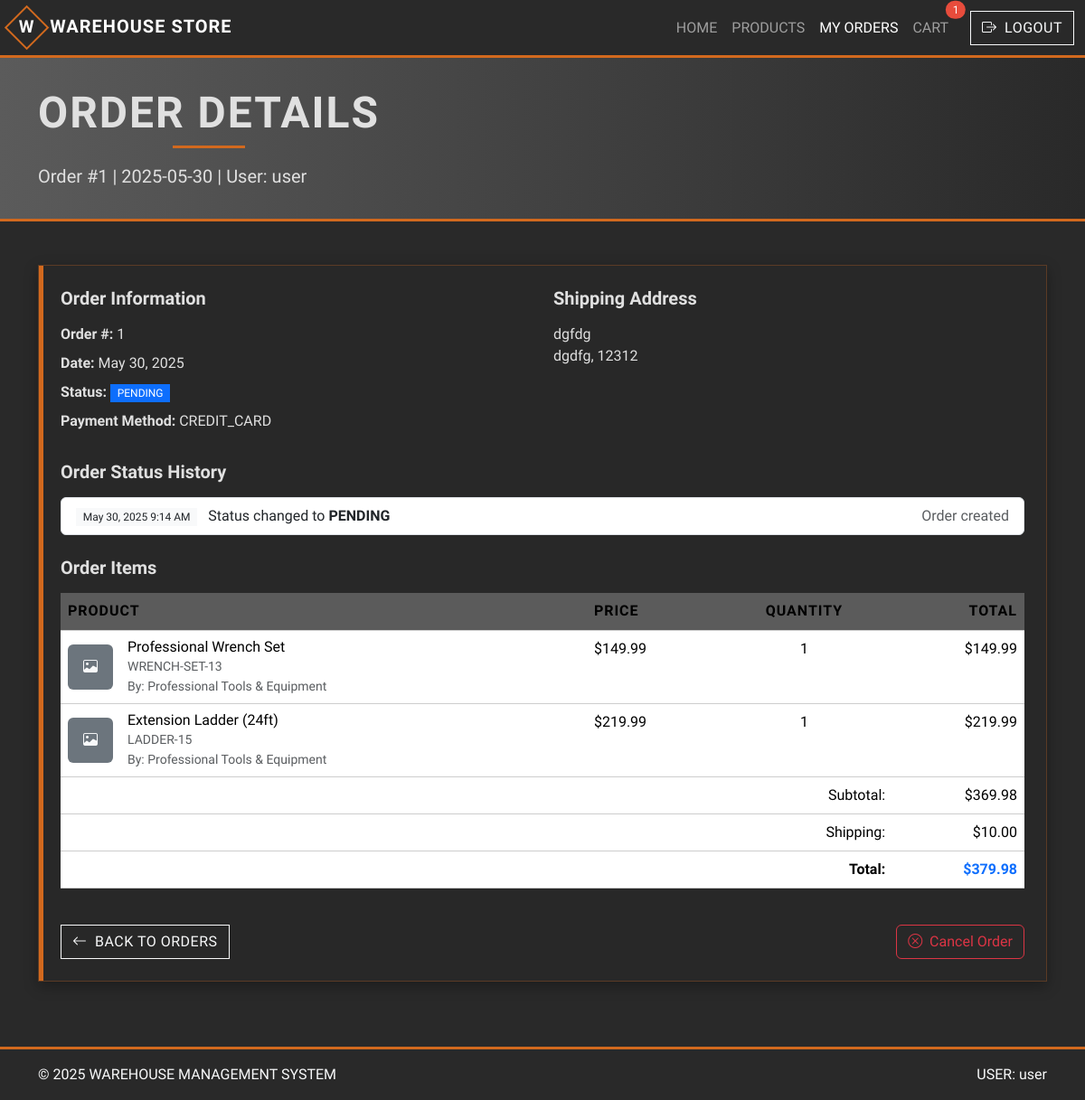
/user_order_details.php?id=1 (signed in), run on the app's committed database.
### tables this page shows
CREATE TABLE `orders` (
  `id` int(10) UNSIGNED NOT NULL,
  `user_id` int(10) UNSIGNED NOT NULL,
  `order_date` timestamp NOT NULL DEFAULT current_timestamp(),
  `shipping_address` text NOT NULL,
  `shipping_city` varchar(100) NOT NULL,
  `shipping_state` varchar(100) DEFAULT NULL,
  `shipping_zipcode` varchar(20) NOT NULL,
  `payment_method` varchar(50) NOT NULL,
  `total_amount` decimal(10,2) NOT NULL,
  `status` enum('PENDING','PROCESSING','SHIPPED','DELIVERED','COMPLETED','CANCELLED') DEFAULT 'PENDING'
);

CREATE TABLE `order_status_history` (
  `id` int(10) UNSIGNED NOT NULL,
  `order_id` int(10) UNSIGNED NOT NULL,
  `status` enum('PENDING','PROCESSING','SHIPPED','DELIVERED','COMPLETED','CANCELLED') NOT NULL,
  `notes` text DEFAULT NULL,
  `timestamp` timestamp NOT NULL DEFAULT current_timestamp()
);

CREATE TABLE `order_items` (
  `id` int(10) UNSIGNED NOT NULL,
  `order_id` int(10) UNSIGNED NOT NULL,
  `product_id` int(10) UNSIGNED NOT NULL,
  `quantity` int(10) UNSIGNED NOT NULL,
  `price` decimal(10,2) NOT NULL
);

CREATE TABLE `products` (
  `id` int(10) UNSIGNED NOT NULL,
  `sku` varchar(50) NOT NULL,
  `name` varchar(120) NOT NULL,
  `description` text DEFAULT NULL,
  `image_path` varchar(255) DEFAULT NULL,
  `unit_price` decimal(10,2) NOT NULL DEFAULT 0.00,
  `reorder_level` int(10) UNSIGNED NOT NULL DEFAULT 0,
  `supplier_id` int(10) UNSIGNED DEFAULT NULL,
  `created_at` timestamp NOT NULL DEFAULT current_timestamp()
);

### user_order_details.php (the view, shortened to what this page needs)
<?php
require 'db.php';
$username = $_SESSION['username'] ?? 'Guest';
$userId = $_SESSION['uid'];
$orderId = intval($_GET['id'] ?? 0);
try {
    $stmt = $pdo->prepare("SELECT * FROM orders WHERE id = ? AND user_id = ?");
    $stmt->execute([$orderId, $userId]);
    $order = $stmt->fetch(PDO::FETCH_ASSOC);
    if (!$order) {
        $errorMsg = "Order not found";
    } else {
        $stmt = $pdo->prepare("SELECT oi.*, p.name, p.sku, p.image_path, p.description,
                              COALESCE(s.name, 'N/A') as supplier
                              FROM order_items oi
                              JOIN products p ON oi.product_id = p.id
                              LEFT JOIN suppliers s ON p.supplier_id = s.id
                              WHERE oi.order_id = ?");
        $stmt->execute([$orderId]);
        $orderItems = $stmt->fetchAll(PDO::FETCH_ASSOC);
        $subtotal = 0;
        foreach ($orderItems as $item) {
            $subtotal += $item['price'] * $item['quantity'];
        }
        $shippingCost = 10;
        $stmt = $pdo->prepare("SELECT COUNT(*) FROM cart WHERE user_id = ?");
        $stmt->execute([$userId]);
        $cartCount = $stmt->fetchColumn();
    }
} catch(PDOException $e) {
    $errorMsg = "Database error: " . $e->getMessage();
}
try {
    $stmt = $pdo->prepare("SELECT * FROM order_status_history
                          WHERE order_id = ?
                          ORDER BY timestamp DESC");
    $stmt->execute([$orderId]);
    $statusHistory = $stmt->fetchAll(PDO::FETCH_ASSOC);
} catch(PDOException $e) {
    $statusHistory = [];
}
?>
<!DOCTYPE html>
<html lang="en">
<head>
    <link href="https://cdn.jsdelivr.net/npm/bootstrap@5.3.3/dist/css/bootstrap.min.css" rel="stylesheet">
    <link rel="stylesheet" href="https://cdn.jsdelivr.net/npm/bootstrap-icons@1.11.1/font/bootstrap-icons.css">
    <link href="assets/css/style.css" rel="stylesheet">
</head>
<body>
    <nav class="navbar navbar-expand-lg navbar-dark">
        <div class="container-fluid">
            <span class="navbar-brand fw-bold">
                <span class="logo-circle me-2">W</span>WAREHOUSE STORE
            </span>
            <div class="collapse navbar-collapse" id="navbarNav">
                <ul class="navbar-nav ms-auto me-3">
                    <li class="nav-item">
                        <a class="nav-link" href="user_home.php">HOME</a>
                    </li>
                    <li class="nav-item">
                        <a class="nav-link" href="user_products.php">PRODUCTS</a>
                    </li>
                    <li class="nav-item">
                        <a class="nav-link active" href="user_orders.php">MY ORDERS</a>
                    </li>
                    <li class="nav-item">
                        <a class="nav-link position-relative" href="user_cart.php">
                            CART
                            <?php if ($cartCount > 0): ?>
                            <span class="position-absolute top-0 start-100 translate-middle badge rounded-pill bg-danger">
                                <?= $cartCount ?>
                            </span>
                            <?php endif; ?>
                        </a>
                    </li>
                </ul>
                <a class="btn btn-outline-light" href="logout.php">
                    <i class="bi bi-box-arrow-right me-1"></i> LOGOUT
                </a>
            </div>
        </div>
    </nav>
    <header>
        <div class="container">
            <h1 class="display-5 fw-bold mb-3">ORDER DETAILS</h1>
            <p class="lead mb-0">Order #<?= $orderId ?> | <?= date('Y-m-d') ?> | User: <?= htmlspecialchars($username) ?></p>
        </div>
    </header>
    <main class="container py-5">
        <?php if (isset($errorMsg)): ?>
            <div class="alert alert-danger" role="alert">
                <?= htmlspecialchars($errorMsg) ?>
            </div>
        <?php elseif (isset($order)): ?>
            <div class="card-glass p-4 mb-4">
                <div class="row mb-4">
                    <div class="col-md-6">
                        <h5 class="fw-bold mb-3">Order Information</h5>
                        <div class="mb-2">
                            <strong>Order #:</strong> <?= $orderId ?>
                        </div>
                        <div class="mb-2">
                            <strong>Date:</strong> <?= date('F j, Y', strtotime($order['order_date'])) ?>
                        </div>
                        <div class="mb-2">
                            <strong>Status:</strong>
                            <?php
                            $statusClass = 'bg-primary';
                            ?>
                            <span class="badge <?= $statusClass ?>"><?= $order['status'] ?></span>
                        </div>
                        <div class="mb-2">
                            <strong>Payment Method:</strong> <?= $order['payment_method'] ?>
                        </div>
                    </div>
                    <div class="col-md-6">
                        <h5 class="fw-bold mb-3">Shipping Address</h5>
                        <address>
                            <?= htmlspecialchars($order['shipping_address']) ?><br>
                            <?= htmlspecialchars($order['shipping_city']) ?>, <?= htmlspecialchars($order['shipping_state']) ?> <?= htmlspecialchars($order['shipping_zipcode']) ?>
                        </address>
                    </div>
                </div>
                <?php if (!empty($statusHistory)): ?>
                <div class="mb-4">
                    <h5 class="fw-bold mb-3">Order Status History</h5>
                    <ul class="list-group card-glass-inner">
                        <?php foreach ($statusHistory as $status): ?>
                        <li class="list-group-item d-flex justify-content-between align-items-center">
                            <div>
                                <span class="badge bg-light text-dark me-2"><?= date('M j, Y g:i A', strtotime($status['timestamp'])) ?></span>
                                Status changed to <strong><?= $status['status'] ?></strong>
                            </div>
                            <?php if (!empty($status['notes'])): ?>
                            <span class="text-muted"><?= htmlspecialchars($status['notes']) ?></span>
                            <?php endif; ?>
                        </li>
                        <?php endforeach; ?>
                    </ul>
                </div>
                <?php endif; ?>
                <h5 class="fw-bold mb-3">Order Items</h5>
                <div class="table-responsive mb-4">
                    <table class="table table-custom">
                        <thead>
                            <tr>
                                <th>PRODUCT</th>
                                <th>PRICE</th>
                                <th class="text-center">QUANTITY</th>
                                <th class="text-end">TOTAL</th>
                            </tr>
                        </thead>
                        <tbody>
                            <?php foreach ($orderItems as $item): ?>
                                <tr>
                                    <td>
                                        <div class="d-flex align-items-center">
                                            <?php if (!empty($item['image_path']) && file_exists($item['image_path'])): ?>
                                                <img src="<?= htmlspecialchars($item['image_path']) ?>" alt="<?= htmlspecialchars($item['name']) ?>" class="img-thumbnail me-3" style="max-height: 50px; max-width: 50px;">
                                            <?php else: ?>
                                                <div class="bg-secondary rounded d-flex align-items-center justify-content-center me-3" style="width: 50px; height: 50px;">
                                                    <i class="bi bi-image text-light"></i>
                                                </div>
                                            <?php endif; ?>
                                            <div>
                                                <h6 class="mb-0"><?= htmlspecialchars($item['name']) ?></h6>
                                                <small class="text-muted"><?= htmlspecialchars($item['sku']) ?></small>
                                                <?php if (!empty($item['supplier']) && $item['supplier'] != 'N/A'): ?>
                                                <div class="small text-muted">By: <?= htmlspecialchars($item['supplier']) ?></div>
                                                <?php endif; ?>
                                            </div>
                                        </div>
                                    </td>
                                    <td>$<?= number_format($item['price'], 2) ?></td>
                                    <td class="text-center"><?= $item['quantity'] ?></td>
                                    <td class="text-end">$<?= number_format($item['price'] * $item['quantity'], 2) ?></td>
                                </tr>
                            <?php endforeach; ?>
                        </tbody>
                        <tfoot>
                            <tr>
                                <td colspan="3" class="text-end">Subtotal:</td>
                                <td class="text-end">$<?= number_format($subtotal, 2) ?></td>
                            </tr>
                            <tr>
                                <td colspan="3" class="text-end">Shipping:</td>
                                <td class="text-end">$<?= number_format($shippingCost, 2) ?></td>
                            </tr>
                            <tr>
                                <td colspan="3" class="text-end fw-bold">Total:</td>
                                <td class="text-end fw-bold text-primary">$<?= number_format($order['total_amount'], 2) ?></td>
                            </tr>
                        </tfoot>
                    </table>
                </div>
                <div class="d-flex justify-content-between">
                    <a href="user_orders.php" class="btn btn-outline-light">
                        <i class="bi bi-arrow-left me-1"></i> Back to Orders
                    </a>
                    <?php if ($order['status'] === 'PENDING'): ?>
                    <button type="button" class="btn btn-outline-danger" data-bs-toggle="modal" data-bs-target="#cancelOrderModal">
                        <i class="bi bi-x-circle me-1"></i> Cancel Order
                    </button>
                    <?php endif; ?>
                </div>
            </div>
        <?php endif; ?>
    </main>
    <footer class="mt-auto text-center py-3 text-light">
        <div class="container d-flex justify-content-between align-items-center">
            <span>© <?= date('Y') ?> WAREHOUSE MANAGEMENT SYSTEM</span>
            <span>USER: <?= htmlspecialchars($username) ?></span>
        </div>
    </footer>
</body>
</html>

### assets/css/style.css (style rules this page uses)
:root { --primary: #D2691E; --secondary: #F2C078; --dark: #292929; --gray: #5B5B5B; --light: #E0E0E0; --warning: #F9A620; --danger: #E74C3C; --success: #27AE60; }
body { min-height: 100vh; background: var(--dark) url("../img/warehouse-concrete.jpg") center/cover fixed; display: flex; flex-direction: column; font-family: 'Roboto Condensed', system-ui, -apple-system, sans-serif; color: var(--light); }
.card-glass { background: rgba(41, 41, 41, .85); border: 1px solid rgba(210, 105, 30, .3); border-radius: 0; box-shadow: 0 5px 15px rgba(0, 0, 0, .3); transition: all 0.2s ease; position: relative; overflow: hidden; }
.card-glass::before { content: ""; position: absolute; top: 0; left: 0; width: 5px; height: 100%; background: var(--primary); }
a { color: var(--secondary); }
.btn-outline-light { border-radius: 0; text-transform: uppercase; letter-spacing: 0.5px; }
.logo-circle { width: 2.2rem; height: 2.2rem; display: inline-flex; align-items: center; justify-content: center; color: #fff; font-weight: 700; font-size: 1.2rem; position: relative; background: none; }
.logo-circle::before { content: ""; position: absolute; width: 100%; height: 100%; border: 2px solid var(--primary); transform: rotate(45deg); }
.navbar { border-bottom: 3px solid var(--primary); background: var(--dark) !important; }
.navbar-brand { text-transform: uppercase; letter-spacing: 1px; }
header { background: linear-gradient(to right, var(--gray) 0%, var(--dark) 100%) !important; border-bottom: 3px solid var(--primary); padding: 2rem 0 !important; }
header h1 { text-transform: uppercase; letter-spacing: 2px; position: relative; display: inline-block; padding-bottom: 10px; }
header h1:after { content: ""; position: absolute; bottom: 0; left: 50%; transform: translateX(-50%); width: 80px; height: 3px; background: var(--primary); }
.table-custom { background: rgba(41, 41, 41, .85); color: var(--light); border: none; }
.table-custom th { background: var(--gray); text-transform: uppercase; font-weight: 600; letter-spacing: 1px; border-bottom: 2px solid var(--primary); }
.table-custom td, .table-custom th { border-color: rgba(91, 91, 91, .3); }
.badge { border-radius: 0; font-weight: normal; padding: 0.35em 0.65em; }
.bg-danger { background-color: var(--danger) !important; }
footer { border-top: 3px solid var(--primary); background: var(--dark) !important; }

### data on the page
orders: order_date "May 30, 2025", status "PENDING", payment_method "CREDIT_CARD", shipping_address "dgfdg", shipping_city "dgdfg", shipping_zipcode "12312", total_amount "379.98"
order_status_history: timestamp "May 30, 2025 9:14 AM", status "PENDING", notes "Order created"
order_items: product.name "Professional Wrench Set", product.sku "WRENCH-SET-13", supplier "Professional Tools & Equipment", price "149.99", quantity "1", $item['price']*$item['quantity'] "149.99"
order_items: product.name "Extension Ladder (24ft)", product.sku "LADDER-15", supplier "Professional Tools & Equipment", price "219.99", quantity "1", $item['price']*$item['quantity'] "219.99"

### other printed values
$cartCount "1"
$orderId "1"
$username "user"
$subtotal "369.98"
$shippingCost "10.00"
